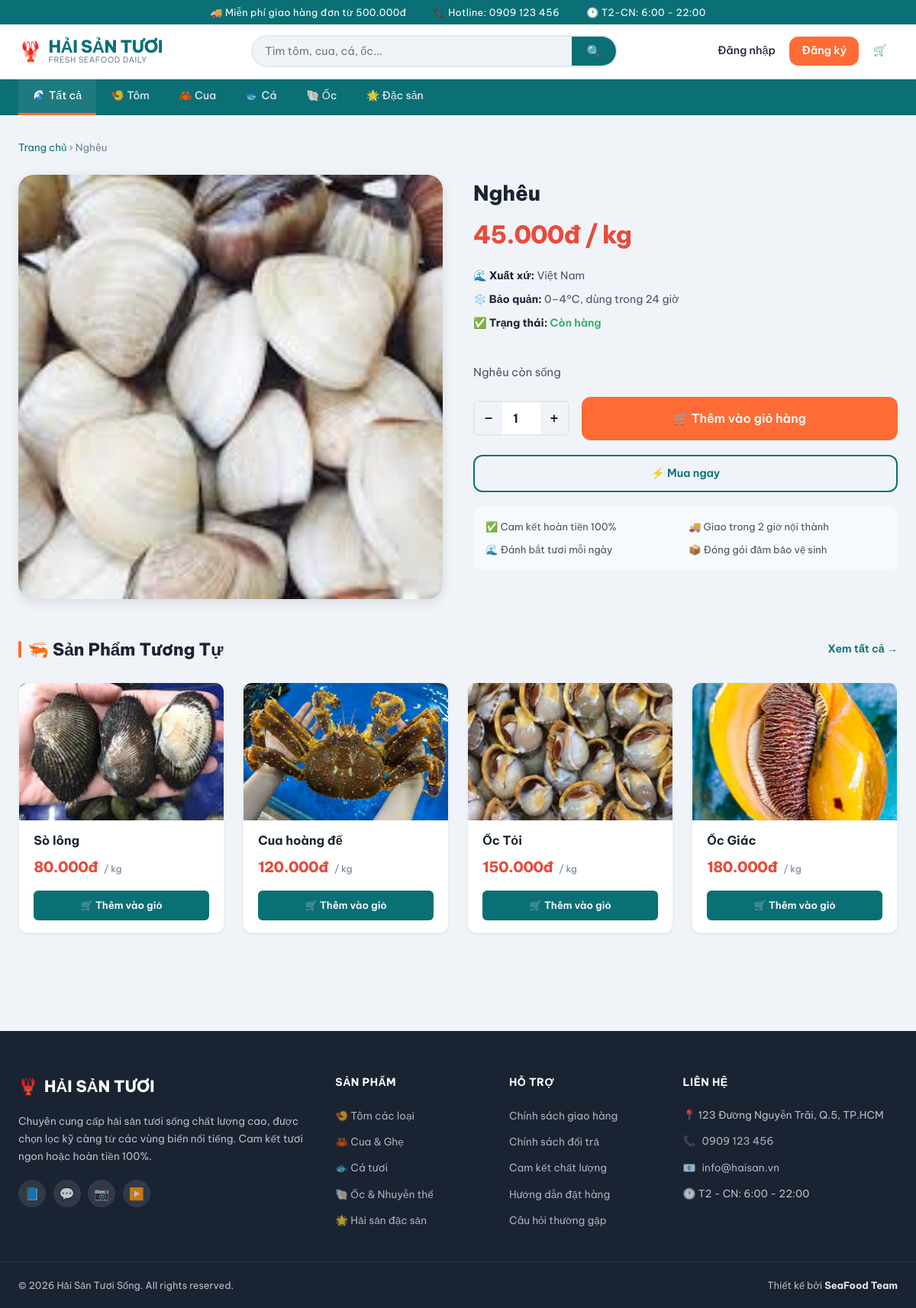
Page /product/detail/8 on the committed database.
### tables this page shows
CREATE TABLE IF NOT EXISTS `products` (
  `id` int NOT NULL AUTO_INCREMENT,
  `category_id` int DEFAULT NULL,
  `name` varchar(150) NOT NULL,
  `description` text,
  `price` decimal(10,2) NOT NULL,
  `stock` int DEFAULT '0',
  `unit` varchar(20) DEFAULT 'kg',
  `image` varchar(255) DEFAULT NULL,
  `is_active` tinyint(1) DEFAULT '1',
  `created_at` timestamp NULL DEFAULT CURRENT_TIMESTAMP,
  PRIMARY KEY (`id`),
  KEY `category_id` (`category_id`),
  CONSTRAINT `products_ibfk_1` FOREIGN KEY (`category_id`) REFERENCES `categories` (`id`) ON DELETE SET NULL
);

### app/controllers/ProductController.php (called while the page is built, shortened)
<?php
class ProductController {
    public function detail() {
        require_once 'app/models/ProductModel.php';
        $args = func_get_args();
        $id = intval($args[0] ?? 0);
        $product  = ProductModel::getById($id);
        $related  = ProductModel::getAll();
        include 'app/views/product/detail.php';
    }
}
?>

### index.php (called while the page is built, shortened)
<?php
require_once 'app/models/ProductModel.php';
$url = $_GET['url'] ?? '';
$url = rtrim($url, '/');
$url = filter_var($url, FILTER_SANITIZE_URL);
$url = explode('/', $url);
$action = isset($url[1]) && $url[1] != '' ? $url[1] : 'index';
$controller = new $controllerName();
call_user_func_array([$controller, $action], array_slice($url, 2));
?>

### app/models/ProductModel.php (called while the page is built, shortened)
<?php
class ProductModel {
    public static function getAll() {
        $database = new Database();
        $conn = $database->getConnection();
        $query = "SELECT p.*, c.name AS category_name, c.slug AS category_slug, c.icon AS category_icon
                  FROM products p
                  LEFT JOIN categories c ON p.category_id = c.id
                  WHERE p.is_active = 1
                  ORDER BY p.id DESC";
        $stmt = $conn->prepare($query);
        $stmt->execute();
        return $stmt->fetchAll(PDO::FETCH_ASSOC);
    }
    public static function getById($id) {
        $database = new Database();
        $conn = $database->getConnection();
        $query = "SELECT p.*, c.name AS category_name, c.slug AS category_slug, c.icon AS category_icon
                  FROM products p
                  LEFT JOIN categories c ON p.category_id = c.id
                  WHERE p.id = ? LIMIT 1";
        $stmt = $conn->prepare($query);
        $stmt->bindParam(1, $id);
        $stmt->execute();
        return $stmt->fetch(PDO::FETCH_ASSOC);
    }
}
?>

### app/views/product/detail.php (the view, shortened to what this page needs)
<nav style="font-size:0.83rem;color:var(--text-light);margin-bottom:1.5rem;">
    <a href="/banhaisan" style="color:var(--primary);">Trang chủ</a> ›
    <span><?php echo htmlspecialchars($product['name']); ?></span>
</nav>
<div class="product-detail-grid">
    <div>
        <img class="detail-image-main"
             src="/banhaisan/public/images/<?php echo htmlspecialchars($product['image']); ?>"
             alt="<?php echo htmlspecialchars($product['name']); ?>"
             onerror="this.src='https://placehold.co/500x500/e0f4f4/0a7075?text=🦐'">
    </div>
    <div>
        <h1 style="font-size:1.7rem;font-weight:800;color:var(--text-dark);margin:0.5rem 0;line-height:1.2;">
            <?php echo htmlspecialchars($product['name']); ?>
        </h1>
        <div class="detail-price"><?php echo number_format($product['price'], 0, ',', '.'); ?>đ / kg</div>
        <div class="detail-meta">
            <span>🌊 <strong>Xuất xứ:</strong> Việt Nam</span>
            <span>❄️ <strong>Bảo quản:</strong> 0–4°C, dùng trong 24 giờ</span>
            <span>✅ <strong>Trạng thái:</strong> <span style="color:var(--success);font-weight:600;">Còn hàng</span></span>
        </div>
        <hr style="border:none;border-top:1px solid var(--border-light);margin:1.2rem 0;">
        <?php if (!empty($product['description'])): ?>
        <p style="font-size:0.93rem;color:var(--text-body);line-height:1.7;margin-bottom:1.2rem;">
            <?php echo nl2br(htmlspecialchars($product['description'])); ?>
        </p>
        <?php endif; ?>
        <div style="display:flex;align-items:center;gap:1rem;flex-wrap:wrap;margin-bottom:1.2rem;">
            <div class="qty-control" style="border:2px solid var(--border);border-radius:var(--radius-sm);overflow:hidden;">
                <button type="button" onclick="changeQty(this,-1)" style="width:36px;height:42px;border:none;background:var(--bg-page);font-size:1.1rem;font-weight:700;cursor:pointer;color:var(--text-dark);">−</button>
                <input type="number" id="detailQty" value="1" min="1" max="99"
                       style="width:50px;height:42px;border:none;text-align:center;font-family:var(--font);font-size:1rem;font-weight:700;color:var(--text-dark);outline:none;">
                <button type="button" onclick="changeQty(this,1)" style="width:36px;height:42px;border:none;background:var(--bg-page);font-size:1.1rem;font-weight:700;cursor:pointer;color:var(--text-dark);">+</button>
            </div>
            <a href="/banhaisan/cart/add/<?php echo $product['id']; ?>" class="btn btn-accent btn-lg" style="flex:1;min-width:200px;">
                🛒 Thêm vào giỏ hàng
            </a>
        </div>
        <a href="/banhaisan/cart/add/<?php echo $product['id']; ?>" class="btn btn-outline btn-block" style="margin-bottom:1.2rem;">
            ⚡ Mua ngay
        </a>
        <div style="background:var(--bg-light);border-radius:var(--radius-md);padding:1rem;font-size:0.82rem;color:var(--text-body);display:grid;grid-template-columns:1fr 1fr;gap:0.5rem;">
            <span>✅ Cam kết hoàn tiền 100%</span>
            <span>🚚 Giao trong 2 giờ nội thành</span>
            <span>🌊 Đánh bắt tươi mỗi ngày</span>
            <span>📦 Đóng gói đảm bảo vệ sinh</span>
        </div>
    </div>
</div>
<?php if (!empty($related)): ?>
<div class="section-header" style="margin-top:3rem;">
    <h2>🦐 Sản Phẩm Tương Tự</h2>
    <a href="/banhaisan/product/index">Xem tất cả →</a>
</div>
<div class="product-grid">
    <?php
    $count = 0;
    foreach ($related as $rel):
        if ($rel['id'] == $product['id']) continue;
        if (++$count > 4) break;
    ?>
    <div class="product-card">
        <div class="product-image">
        </div>
        <div class="product-info">
            <h3 class="product-title"><?php echo htmlspecialchars($rel['name']); ?></h3>
            <div class="product-price-row">
                <span class="product-price"><?php echo number_format($rel['price'], 0, ',', '.'); ?>đ</span>
                <span class="product-unit">/ kg</span>
            </div>
            <a href="/banhaisan/cart/add/<?php echo $rel['id']; ?>" class="btn-cart" style="margin-top:0.5rem;">🛒 Thêm vào giỏ</a>
        </div>
    </div>
    <?php endforeach; ?>
</div>
<?php endif; ?>
<?php $content = ob_get_clean(); include __DIR__ . '/../layout.php'; ?>

### app/views/layout.php (shortened to what this page needs)
<!DOCTYPE html>
<html lang="vi">
<head>
    <link rel="stylesheet" href="/banhaisan/public/css/style.css">
</head>
<body>
    <div class="header-top">
        <span>🚚 Miễn phí giao hàng đơn từ 500.000đ</span>
        <span>📞 Hotline: 0909 123 456</span>
        <span>🕐 T2-CN: 6:00 - 22:00</span>
    </div>
    <header>
        <nav>
            <div class="logo">
                <a href="/banhaisan">
                    <span class="logo-icon">🦞</span>
                    <div class="logo-text-wrap">
                        <span>HẢI SẢN TƯƠI</span>
                        <span class="logo-sub">Fresh Seafood Daily</span>
                    </div>
                </a>
            </div>
            <div class="header-search">
                <form action="/banhaisan/product/index" method="GET">
                    <input type="text" name="q" placeholder="Tìm tôm, cua, cá, ốc..." value="<?php echo htmlspecialchars($_GET['q'] ?? ''); ?>">
                    <button type="submit">🔍</button>
                </form>
            </div>
            <div class="nav-links">
                <?php if (isset($_SESSION['username'])): ?>
                    <a href="<?php echo $_SESSION['role']==='customer' ? '/banhaisan/customer/profile' : '/banhaisan/admin/dashboard'; ?>"
                       style="display:flex;flex-direction:column;line-height:1.1;padding:0.4rem 0.8rem;">
                        <span style="font-size:0.72rem;color:var(--text-light);">Xin chào,</span>
                        <span style="font-weight:700;font-size:0.88rem;"><?php echo htmlspecialchars(explode(' ', $_SESSION['username'])[0]); ?></span>
                    </a>
                    <?php if ($_SESSION['role'] === 'admin'): ?>
                        <a href="/banhaisan/admin/orders">📋 Đơn hàng</a>
                        <a href="/banhaisan/admin/statistics">📊 Thống kê</a>
                    <?php else: ?>
                        <a href="/banhaisan/customer/profile">👤 Tài khoản</a>
                    <?php endif; ?>
                    <a href="/banhaisan/auth/logout" class="btn-ghost" style="color:var(--text-light);">Đăng xuất</a>
                <?php else: ?>
                    <a href="/banhaisan/auth/login_customer">Đăng nhập</a>
                    <a href="/banhaisan/auth/register" class="btn-nav-accent" style="background:var(--accent);color:white;padding:0.45rem 1rem;border-radius:var(--radius-md);font-weight:600;">Đăng ký</a>
                <?php endif; ?>
                <a href="/banhaisan/cart/index" style="position:relative;padding:0.45rem 0.9rem;">
                    🛒
                </a>
            </div>
        </nav>
    </header>
    <nav class="category-nav">
        <ul>
            <li><a href="/banhaisan/product/index" <?php echo (!isset($_GET['category'])) ? 'class="active"' : ''; ?>>🌊 Tất cả</a></li>
            <li><a href="/banhaisan/product/index?category=tom" <?php echo (isset($_GET['category']) && $_GET['category'] == 'tom') ? 'class="active"' : ''; ?>>🍤 Tôm</a></li>
            <li><a href="/banhaisan/product/index?category=cua" <?php echo (isset($_GET['category']) && $_GET['category'] == 'cua') ? 'class="active"' : ''; ?>>🦀 Cua</a></li>
            <li><a href="/banhaisan/product/index?category=ca" <?php echo (isset($_GET['category']) && $_GET['category'] == 'ca') ? 'class="active"' : ''; ?>>🐟 Cá</a></li>
            <li><a href="/banhaisan/product/index?category=oc" <?php echo (isset($_GET['category']) && $_GET['category'] == 'oc') ? 'class="active"' : ''; ?>>🐚 Ốc</a></li>
            <li><a href="/banhaisan/product/index?category=dac_san">🌟 Đặc sản</a></li>
        </ul>
    </nav>
    <main class="container">
        <?php echo $content; ?>
    </main>
    <footer>
        <div class="footer-main">
            <div class="footer-brand">
                <div class="logo-footer">
                    <span>🦞</span>
                    HẢI SẢN TƯƠI
                </div>
                <p>Chuyên cung cấp hải sản tươi sống chất lượng cao, được chọn lọc kỹ càng từ các vùng biển nổi tiếng. Cam kết tươi ngon hoặc hoàn tiền 100%.</p>
                <div class="social-links">
                    <a href="#" class="social-link" title="Facebook">📘</a>
                    <a href="#" class="social-link" title="Zalo">💬</a>
                    <a href="#" class="social-link" title="Instagram">📷</a>
                    <a href="#" class="social-link" title="YouTube">▶️</a>
                </div>
            </div>
            <div class="footer-col">
                <h4>Sản Phẩm</h4>
                <ul>
                    <li><a href="/banhaisan/product/index?category=tom">🍤 Tôm các loại</a></li>
                    <li><a href="/banhaisan/product/index?category=cua">🦀 Cua & Ghẹ</a></li>
                    <li><a href="/banhaisan/product/index?category=ca">🐟 Cá tươi</a></li>
                    <li><a href="/banhaisan/product/index?category=oc">🐚 Ốc & Nhuyễn thể</a></li>
                    <li><a href="/banhaisan/product/index?category=dac_san">🌟 Hải sản đặc sản</a></li>
                </ul>
            </div>
            <div class="footer-col">
                <h4>Hỗ Trợ</h4>
                <ul>
                    <li><a href="#">Chính sách giao hàng</a></li>
                    <li><a href="#">Chính sách đổi trả</a></li>
                    <li><a href="#">Cam kết chất lượng</a></li>
                    <li><a href="#">Hướng dẫn đặt hàng</a></li>
                    <li><a href="#">Câu hỏi thường gặp</a></li>
                </ul>
            </div>
            <div class="footer-col footer-contact">
                <h4>Liên Hệ</h4>
                <p>📍 123 Đường Nguyễn Trãi, Q.5, TP.HCM</p>
                <p>📞 <a href="tel:0909123456" style="color:rgba(255,255,255,0.65);">0909 123 456</a></p>
                <p>📧 <a href="mailto:info@haisan.vn" style="color:rgba(255,255,255,0.65);">info@haisan.vn</a></p>
                <p>🕐 T2 - CN: 6:00 - 22:00</p>
            </div>
        </div>
        <div class="footer-bottom">
            <p>© 2026 Hải Sản Tươi Sống. All rights reserved.</p>
            <p>Thiết kế bởi <strong style="color:rgba(255,255,255,0.9)">SeaFood Team</strong></p>
        </div>
    </footer>
</body>
</html>

### rows in the picture
products: name "Nghêu", image+name (picture), price "45.000", description "Nghêu còn sống"
products: name "Sò lông", price "80.000"
products: name "Cua hoàng đế", price "120.000"
products: name "Ốc Tỏi", price "150.000"
products: name "Ốc Giác", price "180.000"
